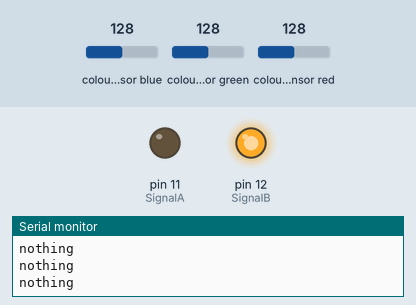
A sketch run on a simulated Arduino Mega 2560, built with avr-gcc and run on an emulated ATmega2560. On the bench: output pins drawn as LEDs (lit = HIGH), the last lines printed to the serial monitor. Wiring (inferred from the names in the program): TCS3200 colour sensor: output pin 53; S2 pin 47; S3 pin 45; S0 pin 51; S1 pin 49. The test bench sets the inputs (shaded band); at power-on: colour sensor blue 128, colour sensor red 128, colour sensor green 128. Pins used as bus, display or sensor lines are not drawn.

Above: at 3.2 s.
3.3 s: colour sensor blue set to 112
6.3 s: colour sensor blue set to 105
At 7.5 s:
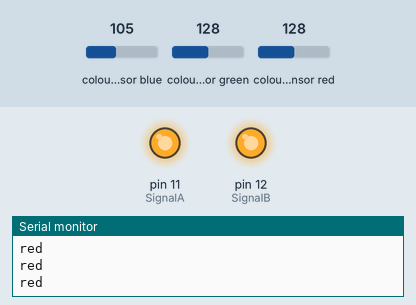
7.8 s: colour sensor red set to 5
At 8.6 s:
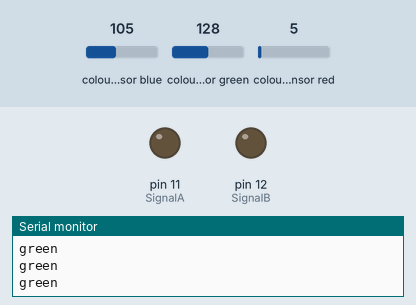
9.7 s: colour sensor blue set to 5
At 10.0 s:
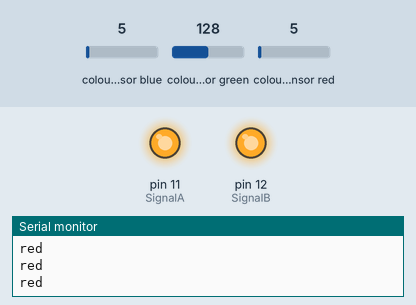
11.2 s: colour sensor blue set to 64
At 12.3 s:
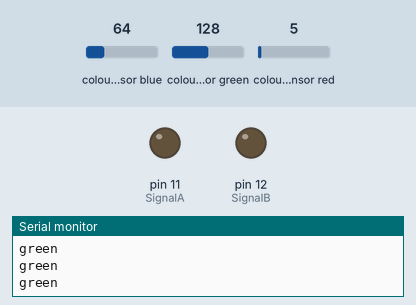
Timing chart, 0 to 13.7 s (numbered marks = the images above; inputs shaded):
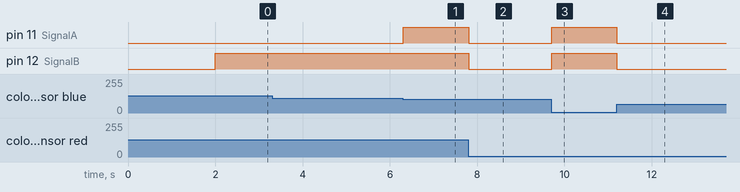

The sketch:

color_detect_final.ino
```cpp
#define S0 51
#define S1 49
#define S2 47
#define S3 45
#define sensorOut 53

#define SignalA 11
#define SignalB 12


void setup() {
  // put your setup code here, to run once:
  Serial.begin(9600);
  pinMode(S0, OUTPUT);
  pinMode(S1, OUTPUT);
  pinMode(S2, OUTPUT);
  pinMode(S3, OUTPUT);
  pinMode(sensorOut, INPUT);
  pinMode(SignalA, OUTPUT);
  pinMode(SignalB, OUTPUT);

  digitalWrite(S0, HIGH);
  digitalWrite(S1, LOW);

  delay(2000);
}

void loop() {
  // put your main code here, to run repeatedly:
detect();
}


void detect(){

  // Stores frequency read by the photodiodes
int redFrequency = 0;
int greenFrequency = 0;
int blueFrequency = 0;


// Stores the red green and blue colors
int redColor = 0;
int greenColor = 0;
int blueColor = 0;

  digitalWrite(S2,LOW);
  digitalWrite(S3,LOW);

  redFrequency = pulseIn(sensorOut, LOW);
  redColor = map(redFrequency, 70, 120, 255,0);
/*  Serial.print("R= ");//printing name
  Serial.print(redColor);//printing RED color frequency
 Serial.print("  ");
*/
  digitalWrite(S2,HIGH);
  digitalWrite(S3,HIGH);

  greenFrequency = pulseIn(sensorOut, LOW);
  greenColor = map(greenFrequency, 100, 199, 255, 0);
/*  Serial.print("G= ");//printing name
  Serial.print(greenColor);//printing RED color frequency
  Serial.print("  ");
*/


  digitalWrite(S2,LOW);
  digitalWrite(S3,HIGH);

  blueFrequency = pulseIn(sensorOut, LOW);
  blueColor = map(blueFrequency, 38, 84, 255, 0);
/* Serial.print("B= ");//printing name
  Serial.print(blueColor);//printing RED color frequency
 Serial.println();
*/

// void colordetect (redColor, blueCo lor, greenColor) { // MAKE FREQ AND COLOR DETECT ONE FUNCTION???

 if((redColor - blueColor) > 199){
  // T intersection detected
  // send signal A & B high
  digitalWrite(SignalA, HIGH);
  digitalWrite(SignalB, HIGH);
 Serial.print("red");
 Serial.println();

 }
 else if((greenColor - redColor) > 199)  {
  // + intersection detected
  // send signal A and B low to line tracking arduino
  digitalWrite(SignalA, LOW);
  digitalWrite(SignalB, LOW);
 Serial.print("green");
 Serial.println();
 }
 else{
  //send signal A low signal B high to line tracking arduino
  digitalWrite(SignalA, LOW);
  digitalWrite(SignalB, HIGH);
  Serial.print("nothing");
  Serial.println();
  return;
}
}
```

Measured:
- the behaviour switches between 108 and 107 on colour sensor blue (found by bisection; images 0 and 1)
- after the input at 6.3 s, pin 11 (SignalA): LOW → HIGH at once
- after the input at 7.8 s, pin 11 (SignalA), pin 12 (SignalB): HIGH → LOW at once
- after the input at 9.7 s, pin 11 (SignalA), pin 12 (SignalB): LOW → HIGH at once
- after the input at 11.2 s, pin 11 (SignalA), pin 12 (SignalB): HIGH → LOW at once
